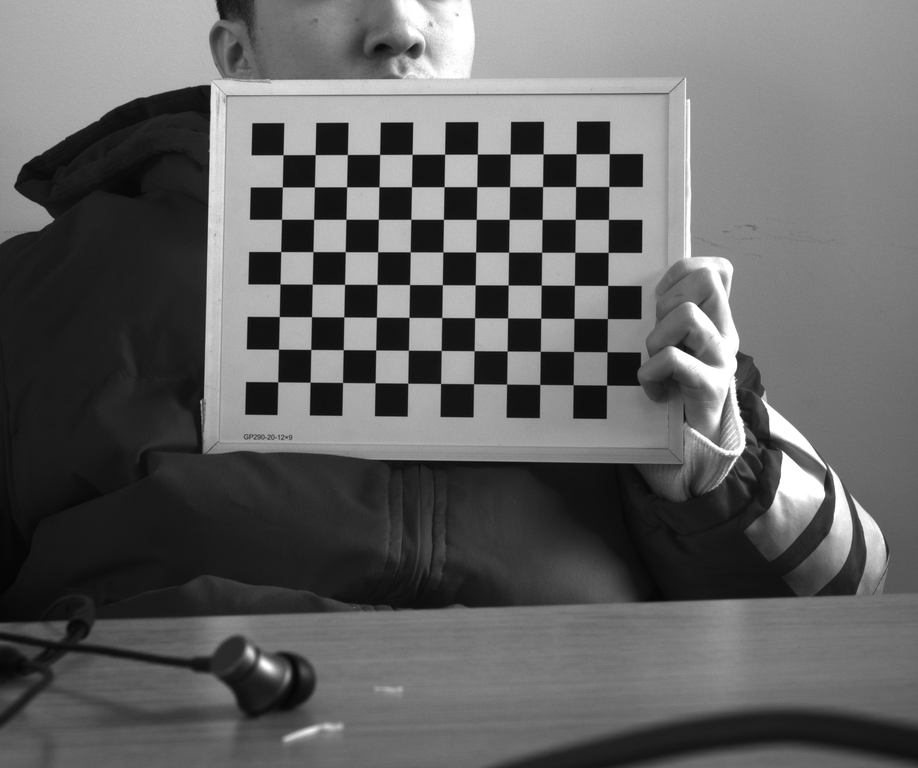
#> input picture HKVSPNGdataset/left/Image_11.png, 918 x 768 px, shrunk from 2448 x 2048 before the run; its folder holds only this picture in this run
$ python 0calibration.py
#> lines starting #> are read from the running program, lines starting #| are printed output that depends on the picture; after the words box and inside, x2 and y2 are one past the last pixel; in counts of white or black regions, pixels touching at a corner belong together; long printed decimals are rounded
import numpy as np
import cv2
import glob

def calibrate_camera(square_size, width, height, image_folder):
#> called with square_size = 2, width = 11, height = 8, image_folder = 'dataset/left'
    objp = np.zeros((width*height, 3), np.float32)
    # 将世界坐标系建在标定板上，所有点的Z坐标全部为0，所以只需要赋值x和y
    objp[:,:2] = np.mgrid[0:width,0:height].T.reshape(-1,2) * square_size

    # 保存角点的数组
    objpoints = [] # 3d point in real world space
    imgpoints = [] # 2d points in image plane.

    # 读取图像文件

    images = glob.glob(f'{image_folder}/*.png')

    criteria = (cv2.TERM_CRITERIA_EPS + cv2.TERM_CRITERIA_MAX_ITER, 30, 0.001)

    for fname in images:
        img = cv2.imread(fname)
#> img is the input picture: shape (768, 918, 3); min 4, max 255, mean 98.3
        gray = cv2.cvtColor(img, cv2.COLOR_BGR2GRAY)

        # 查找棋盘格角点
        ret, corners = cv2.findChessboardCorners(gray, (width,height), None)
#> ret = True; corners = 88 rows, first 8: [283.1, 154.7], [315.1, 154.6], [347.4, 154.5], [379.6, 154.4], [412.2, 154.3], [444.6, 154.3], [477.4, 154.2], [510.1, 154]

        # 如果找到了，添加物理坐标和图像坐标
        if ret == True:
            objpoints.append(objp) #物理坐标的z都为0
            corners2 = cv2.cornerSubPix(gray,corners, (11,11), (-1,-1), criteria)
#> corners2 = 88 rows, first 8: [283.1, 154.7], [315.2, 154.6], [347.4, 154.5], [379.6, 154.4], [412.1, 154.3], [444.6, 154.2], [477.3, 154.1], [510.2, 154]
            imgpoints.append(corners2)

            # 可以选择绘制并显示角点
            cv2.drawChessboardCorners(img, (width,height), corners2, ret)
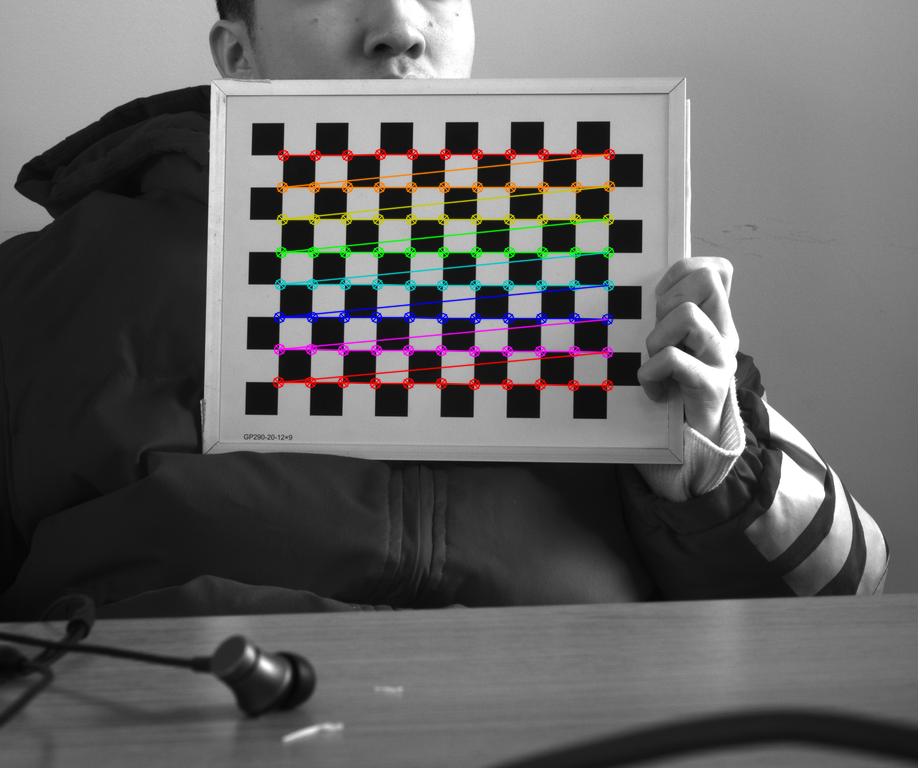
#> img: shape (768, 918, 3); 3.01% of pixels changed, all inside (x1, y1, x2, y2) = (272, 148, 616, 392)
            cv2.namedWindow('img', cv2.WINDOW_NORMAL)
            cv2.imshow('img', img)
            cv2.waitKey(200)

    cv2.destroyAllWindows()

    # 标定
    ret, mtx, dist, rvecs, tvecs = cv2.calibrateCamera(objpoints, imgpoints, gray.shape[::-1], None, None)
#> ret = 0.0485; mtx = [[1932.6, 0, 415.1], [0, 1939.7, 405.7], [0, 0, 1]]; dist = [[-0.00259, -3.06, 3.76e-06, 0.00318, 99.3]]; rvecs = ([-0.0686, 0.103, 0.0145],); tvecs = ([-8.15, -15.42, 119.1],)

    print("Camera matrix : \n", mtx)
#| Camera matrix :
#|  [[1.93255596e+03 0.00000000e+00 4.15065583e+02]
#|  [0.00000000e+00 1.93968790e+03 4.05706254e+02]
#|  [0.00000000e+00 0.00000000e+00 1.00000000e+00]]
    print("dist : \n", dist)
#| dist :
#|  [[-2.59454270e-03 -3.05797992e+00  3.75817429e-06  3.18281430e-03
#|    9.93011037e+01]]
    print("rvecs : \n", rvecs)
#| rvecs :
#|  (array([[-0.06858],
#|        [ 0.1028],
#|        [ 0.01454]]),)
    print("tvecs : \n", tvecs)
#| tvecs :
#|  (array([[ -8.147],
#|        [-15.419 ],
#|        [119.054]]),)

    # 保存内参矩阵和畸变系数到文件
    # np.savez('calibration_data_right.npz', mtx=mtx, dist=dist)

    return {"mtx": mtx, "dist": dist, "rvecs": rvecs, "tvecs": tvecs}


def main():
    # 准备标定板上角点的物理坐标，假设标定板正好在世界坐标系的原点，
    # 例如，使用一个标准的棋盘格标定板，每个格子的大小为square_size，
    # 棋盘格的大小为 (width, height)。
    square_size = 2.0
    width, height = 11, 8
    image_folder = 'dataset/left'
    calibration_data = calibrate_camera(square_size, width, height, image_folder)
#> calibration_data = {'mtx': [[1932.6, 0, 415.1], [0, 1939.7, 405.7], [0, 0, 1]], 'dist': [[-0.00259, -3.06, 3.76e-06, 0.00318, 99.3]], 'rvecs': ([-0.0686, 0.103, 0.0145],), 'tvecs': ([-8.15, -15.42, 119.1],)}


    # Save calibration data to file
    # **操作符：在Python中，**操作符用于将字典的键值对解包为关键字参数。这意味着如果你有一个字典，其键值对可以直接作为函数的关键字参数传递。
    np.savez('calibration_data_left.npz', **calibration_data)

if __name__ == "__main__":
    main()

$ run again, on HKVSPNGdataset/left/Image_19.png
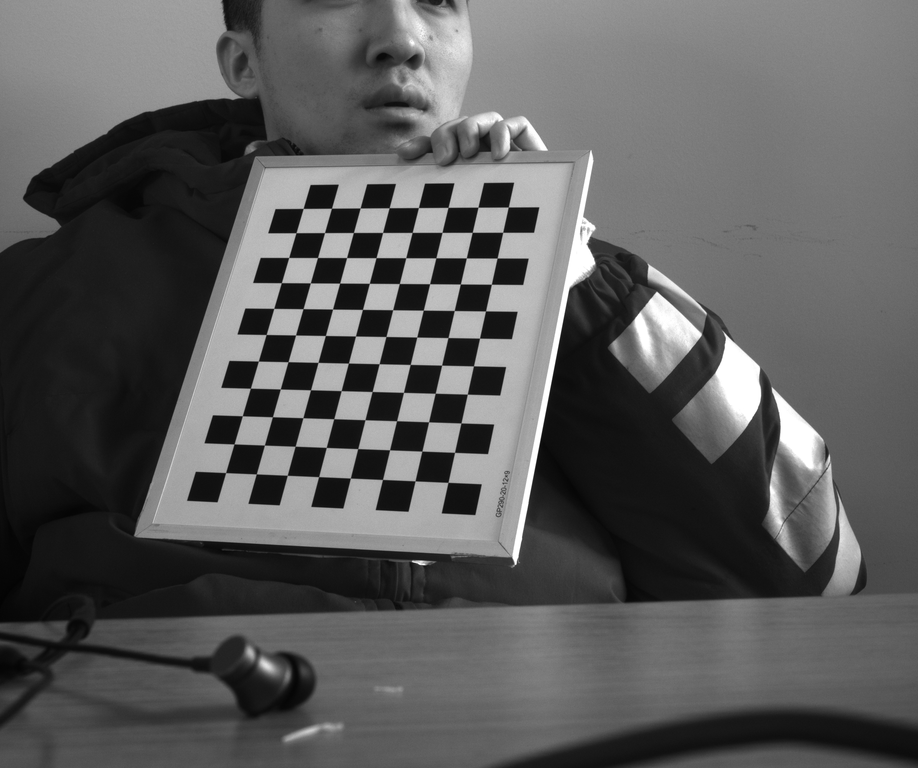
#> input picture HKVSPNGdataset/left/Image_19.png, 918 x 768 px, shrunk from 2448 x 2048 before the run
#> in calibrate_camera, img is the input picture: shape (768, 918, 3); min 3, max 255, mean 90.8
#> in calibrate_camera, `ret, corners = cv2.findChessboardCorners(gray, (width,height), None)`: ret = True; corners = 88 rows, first 8: [225.6, 472.6], [234, 443.9], [242.3, 415.7], [250.4, 388.2], [258.4, 361.1], [266.1, 334.5], [273.8, 308.4], [281.3, 282.6]
#> corners2 = 88 rows, first 8: [225.6, 472.6], [234, 443.9], [242.3, 415.8], [250.4, 388.2], [258.3, 361.1], [266.2, 334.5], [273.7, 308.4], [281.4, 282.7]
#> in calibrate_camera, `cv2.drawChessboardCorners(img, (width,height), corners2, ret)`:
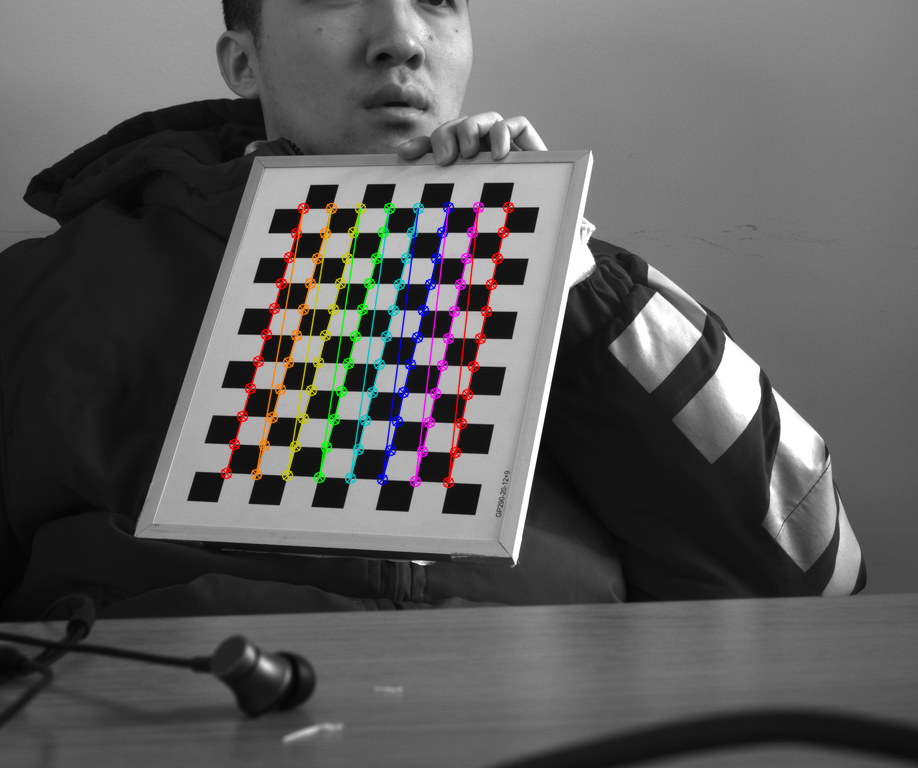
#> img: shape (768, 918, 3); 2.66% of pixels changed, all inside (x1, y1, x2, y2) = (220, 201, 515, 489)
#> in calibrate_camera, `ret, mtx, dist, rvecs, tvecs = cv2.calibrateCamera(objpoints, imgpoint..`: ret = 0.0493; mtx = [[1687.5, 0, 521.2], [0, 1631.7, 386.8], [0, 0, 1]]; dist = [[0.128, -6.55, 0.00254, 0.00156, 103.9]]; rvecs = ([-0.619, -0.183, -1.42],); tvecs = ([-17.56, 5.26, 100.3],)
#| Camera matrix :
#|  [[1.68752748e+03 0.00000000e+00 5.21160808e+02]
#|  [0.00000000e+00 1.63174295e+03 3.86771878e+02]
#|  [0.00000000e+00 0.00000000e+00 1.00000000e+00]]
#| dist :
#|  [[ 1.28403012e-01 -6.55053644e+00  2.54328922e-03  1.56244476e-03
#|    1.03944294e+02]]
#| rvecs :
#|  (array([[-0.6192],
#|        [-0.1834],
#|        [-1.418]]),)
#| tvecs :
#|  (array([[-17.561],
#|        [  5.264],
#|        [100.302]]),)
#> calibration_data = {'mtx': [[1687.5, 0, 521.2], [0, 1631.7, 386.8], [0, 0, 1]], 'dist': [[0.128, -6.55, 0.00254, 0.00156, 103.9]], 'rvecs': ([-0.619, -0.183, -1.42],), 'tvecs': ([-17.56, 5.26, 100.3],)}

$ run again, on HKVSPNGdataset/left/Image_21.png
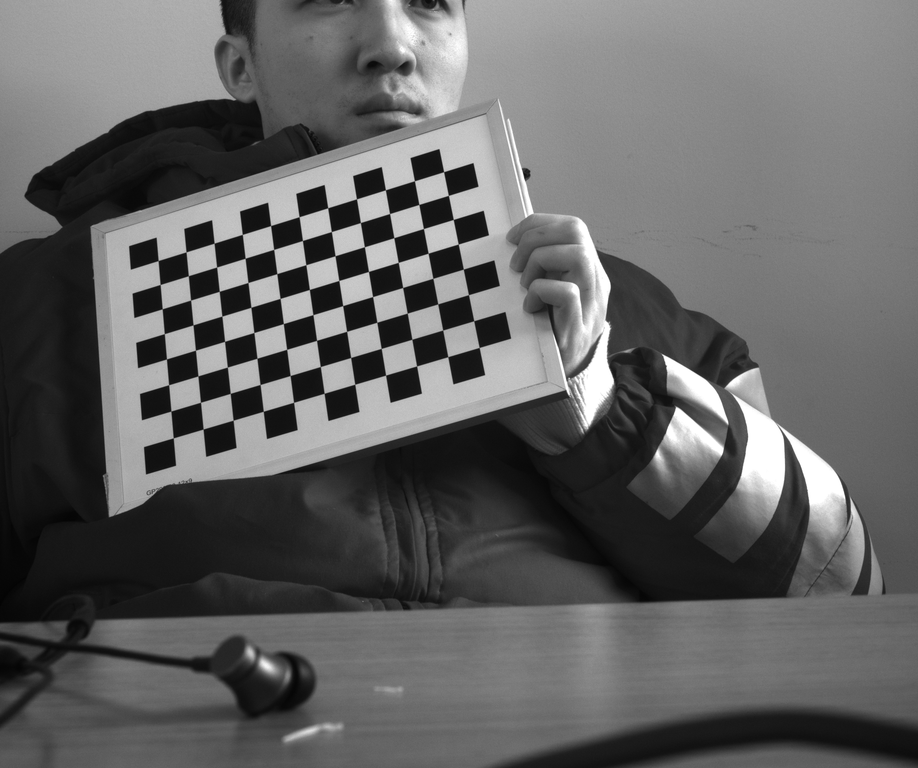
#> input picture HKVSPNGdataset/left/Image_21.png, 918 x 768 px, shrunk from 2448 x 2048 before the run
#> in calibrate_camera, img is the input picture: shape (768, 918, 3); min 3, max 255, mean 98.7
#> in calibrate_camera, `ret, corners = cv2.findChessboardCorners(gray, (width,height), None)`: ret = True; corners = 88 rows, first 8: [158.1, 260.6], [186, 251.9], [214.1, 243.2], [242.3, 234.4], [270.6, 225.5], [299.1, 216.7], [327.7, 207.7], [356.5, 198.8]
#> corners2 = 88 rows, first 8: [158.2, 260.5], [186.1, 251.9], [214.1, 243.2], [242.3, 234.4], [270.6, 225.6], [299.1, 216.7], [327.7, 207.8], [356.5, 198.8]
#> in calibrate_camera, `cv2.drawChessboardCorners(img, (width,height), corners2, ret)`:
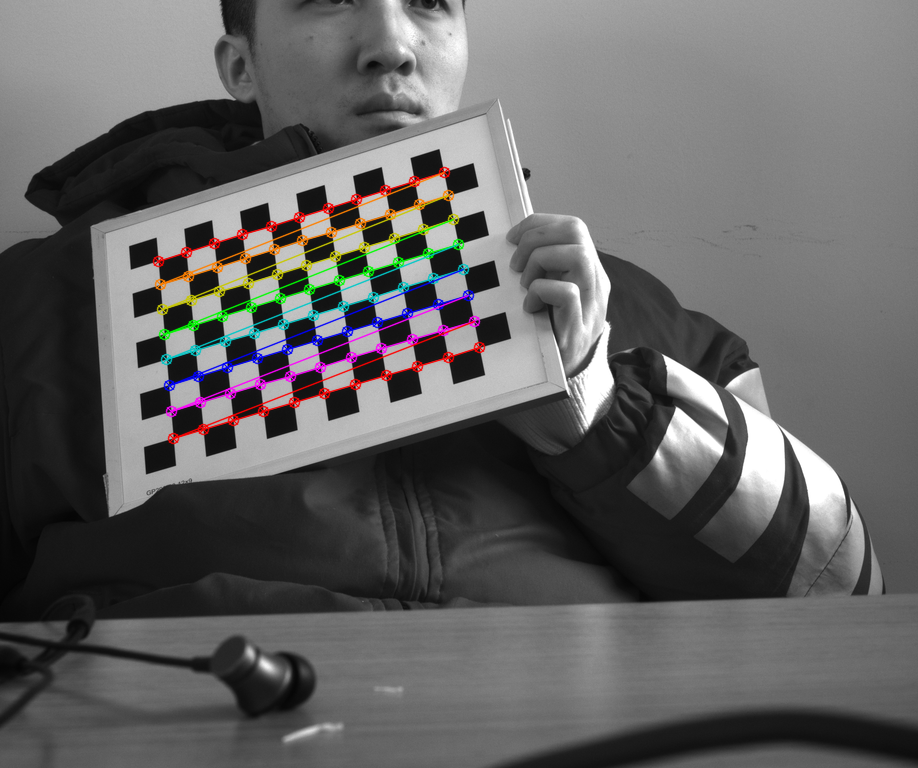
#> img: shape (768, 918, 3); 2.76% of pixels changed, all inside (x1, y1, x2, y2) = (152, 166, 486, 445)
#> in calibrate_camera, `ret, mtx, dist, rvecs, tvecs = cv2.calibrateCamera(objpoints, imgpoint..`: ret = 0.0475; mtx = [[1803.2, 0, 483.9], [0, 1802.5, 359.2], [0, 0, 1]]; dist = [[-0.18, 5.96, -0.00341, 0.00347, -75.67]]; rvecs = ([-0.567, 0.208, -0.24],); tvecs = ([-21.64, -6.54, 119.3],)
#| Camera matrix :
#|  [[1.80318878e+03 0.00000000e+00 4.83921292e+02]
#|  [0.00000000e+00 1.80253879e+03 3.59236388e+02]
#|  [0.00000000e+00 0.00000000e+00 1.00000000e+00]]
#| dist :
#|  [[-1.80344589e-01  5.95767497e+00 -3.40534110e-03  3.47226844e-03
#|   -7.56702580e+01]]
#| rvecs :
#|  (array([[-0.5671],
#|        [ 0.2085],
#|        [-0.2401]]),)
#| tvecs :
#|  (array([[-21.642],
#|        [ -6.541],
#|        [119.325]]),)
#> calibration_data = {'mtx': [[1803.2, 0, 483.9], [0, 1802.5, 359.2], [0, 0, 1]], 'dist': [[-0.18, 5.96, -0.00341, 0.00347, -75.67]], 'rvecs': ([-0.567, 0.208, -0.24],), 'tvecs': ([-21.64, -6.54, 119.3],)}

$ run again, on HKVSPNGdataset/left/Image_23.png
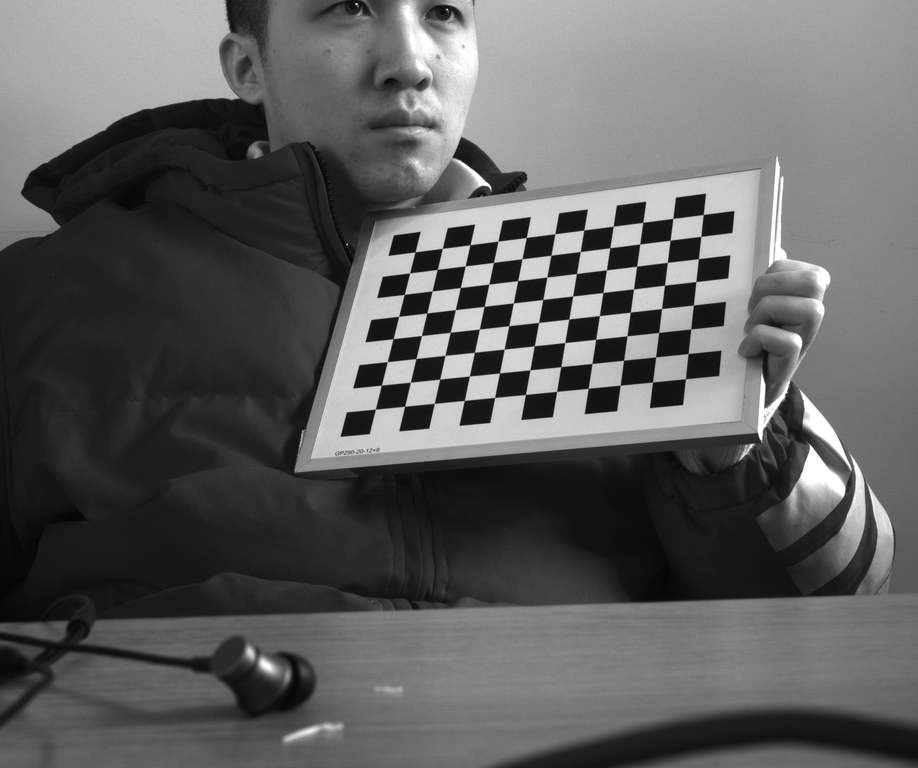
#> input picture HKVSPNGdataset/left/Image_23.png, 918 x 768 px, shrunk from 2448 x 2048 before the run
#> in calibrate_camera, img is the input picture: shape (768, 918, 3); min 3, max 255, mean 94.6
#> in calibrate_camera, `ret, corners = cv2.findChessboardCorners(gray, (width,height), None)`: ret = True; corners = 88 rows, first 8: [415, 251.9], [442.4, 248.4], [470, 244.7], [497.9, 241.2], [526.3, 237.5], [554.8, 233.8], [583.8, 230], [613.2, 226.2]
#> corners2 = 88 rows, first 8: [415, 251.9], [442.3, 248.4], [470, 244.7], [497.9, 241.2], [526.3, 237.5], [554.8, 233.7], [583.8, 230], [613.2, 226.2]
#> in calibrate_camera, `cv2.drawChessboardCorners(img, (width,height), corners2, ret)`:
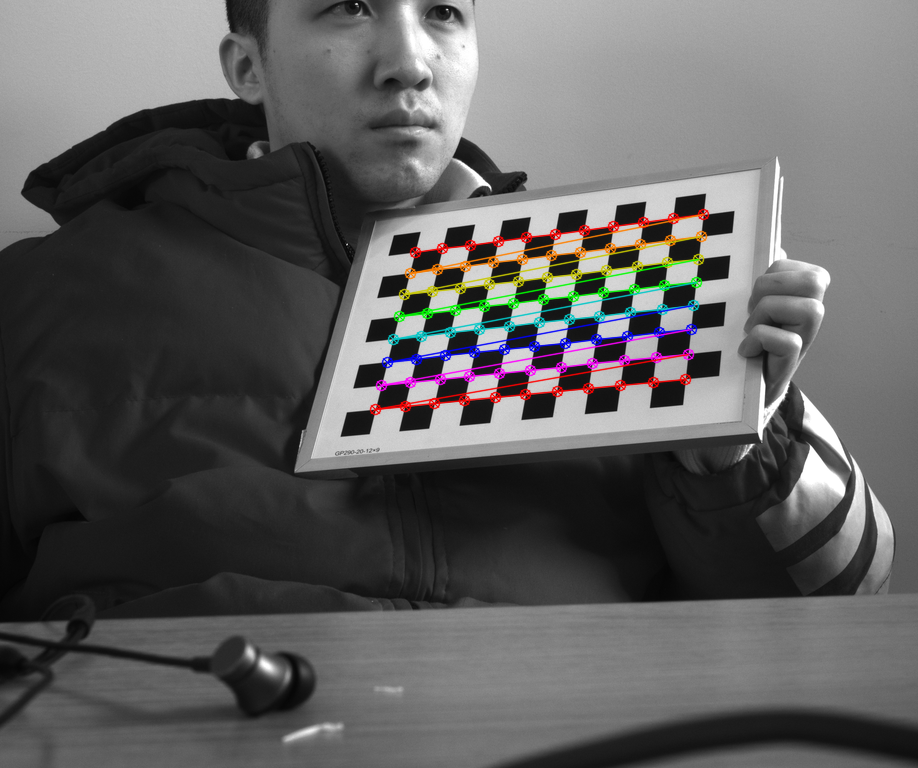
#> img: shape (768, 918, 3); 2.77% of pixels changed, all inside (x1, y1, x2, y2) = (369, 208, 710, 416)
#> in calibrate_camera, `ret, mtx, dist, rvecs, tvecs = cv2.calibrateCamera(objpoints, imgpoint..`: ret = 0.0495; mtx = [[1821.7, 0, 446.8], [0, 1930.6, 396], [0, 0, 1]]; dist = [[-0.193, 8.93, -0.00342, 0.0122, -150.7]]; rvecs = ([-0.764, 0.356, 0.0454],); tvecs = ([-2.19, -9.34, 125.1],)
#| Camera matrix :
#|  [[1.82171497e+03 0.00000000e+00 4.46797988e+02]
#|  [0.00000000e+00 1.93057153e+03 3.95964804e+02]
#|  [0.00000000e+00 0.00000000e+00 1.00000000e+00]]
#| dist :
#|  [[-1.93080193e-01  8.93316945e+00 -3.41893195e-03  1.21650870e-02
#|   -1.50707805e+02]]
#| rvecs :
#|  (array([[-0.7645],
#|        [ 0.3557],
#|        [ 0.04536]]),)
#| tvecs :
#|  (array([[ -2.192],
#|        [ -9.343],
#|        [125.109]]),)
#> calibration_data = {'mtx': [[1821.7, 0, 446.8], [0, 1930.6, 396], [0, 0, 1]], 'dist': [[-0.193, 8.93, -0.00342, 0.0122, -150.7]], 'rvecs': ([-0.764, 0.356, 0.0454],), 'tvecs': ([-2.19, -9.34, 125.1],)}
